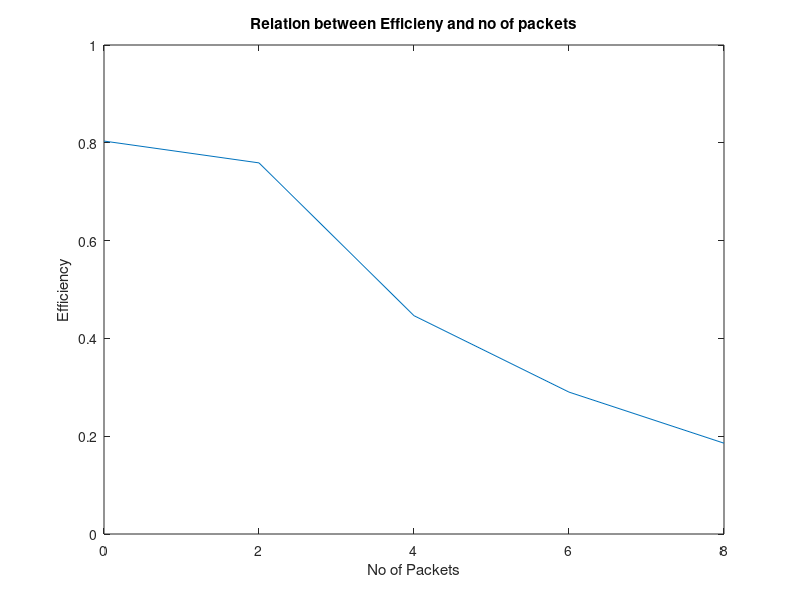
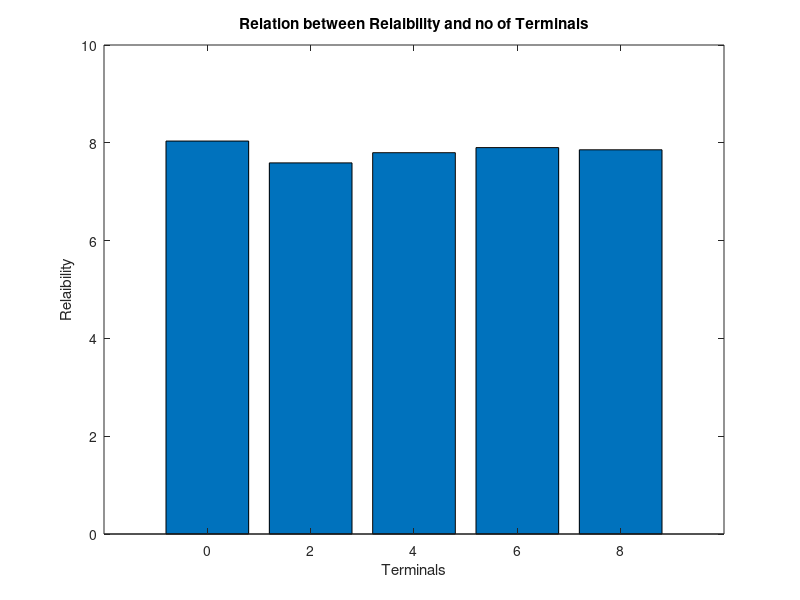
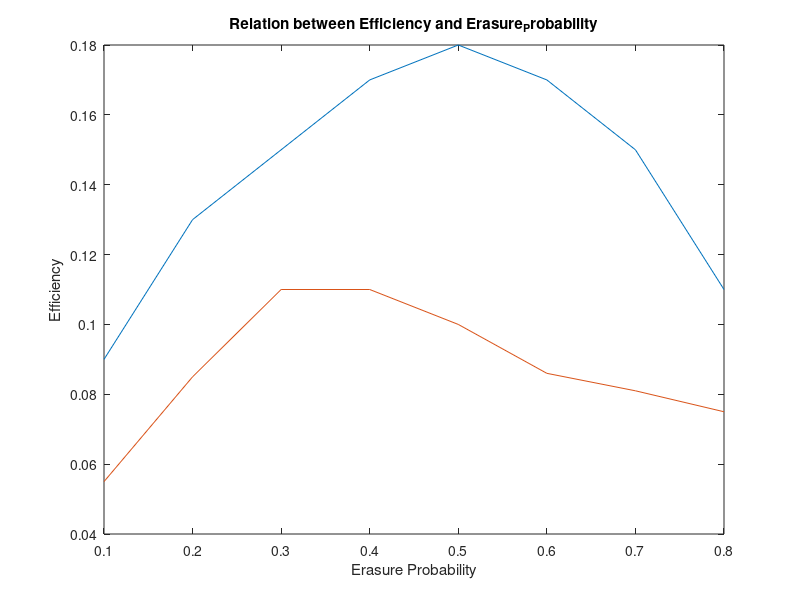
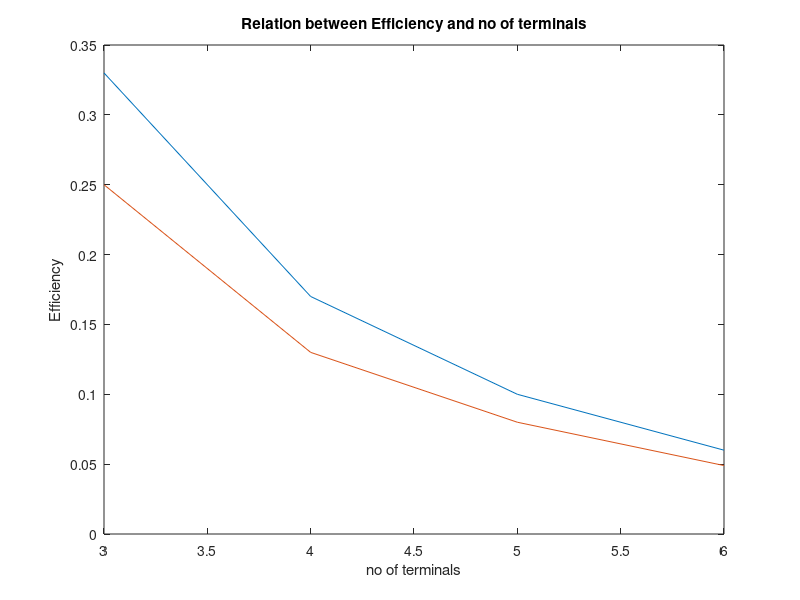

Write the MATLAB code that produced these figures, in order.
packet1=[0 0 0 1 0 1 0 1 0 1 0 1 0 1 1 1 0 1 1 0 0 1 1 1 1 0 0 0];
packet1_recieved=[0 1 1 0 0 0 0 1 0 1 0 1 1 1 1 1 0 1 1 0 0 1 1 1 1 0 0 0];

packet2=[1 0 1 1 0 1 0 1 0 1 0 1 0 1 1 1 0 1 1 0 1 1 1 1 1 0 0 0];
packet2_recieved=[0 1 1 0 0 0 0 1 0 1 0 1 1 1 1 1 0 1 1 0 0 1 1 1 1 0 0 0];

packet3=[0 0 0 1 0 1 0 1 0 1 0 1 0 1 1 1 0 1 1 0 0 1 1 1 1 1 0 0];
packet3_recieved=[0 1 1 0 0 0 0 1 0 1 0 1 1 1 1 1 1 1 1 0 0 1 0 1 1 0 0 0];

packet4=[1 1 0 1 1 1 0 0 0 0 0 1 0 1 1 1 0 1 1 0 0 1 1 1 1 0 0 0];
packet4_recieved=[0 1 1 0 0 1 1 1 0 1 0 1 1 1 1 1 0 1 1 0 0 1 1 1 1 0 0 0];

packet5=[0 1 1 1 0 1 0 1 0 1 1 1 0 1 1 1 1 1 1 0 0 1 1 1 1 0 0 0];
packet5_recieved=[0 1 1 0 0 0 0 1 0 1 0 0 0 1 1 1 0 1 1 0 0 1 1 1 1 0 0 0];

packet6=[0 1 1 1 0 1 0 1 0 0 0 1 0 1 1 1 0 1 1 1 0 1 1 1 1 0 0 0];
packet6_recieved=[0 1 1 0 0 0 0 1 0 1 0 1 1 1 1 1 0 1 1 0 0 1 1 1 1 0 0 0];

packet7=[0 0 0 1 0 1 0 1 0 1 0 1 0 1 1 1 0 1 1 0 0 1 1 1 1 0 0 0];
packet7_recieved=[0 1 1 0 0 1 1 1 0 1 0 1 0 0 1 1 0 1 1 0 0 1 1 1 1 0 0 0];

packet8=[0 0 0 1 0 1 0 1 0 1 0 1 0 1 1 1 0 1 1 0 0 1 1 1 1 0 0 0];
packet8_recieved=[0 1 1 0 0 1 0 0 0 1 0 1 1 1 1 1 0 1 1 0 0 1 1 1 1 0 0 0];

packet9=[0 0 0 1 0 1 0 1 0 1 0 1 0 1 1 1 0 1 1 0 0 1 1 1 1 0 0 0];
packet9_recieved=[0 1 1 0 1 1 1 1 0 1 0 1 1 1 1 1 0 1 1 0 0 1 1 1 1 0 0 0];

packet10=[0 0 0 1 1 1 0 1 1 1 0 1 0 1 1 1 0 1 1 0 0 1 1 1 1 0 0 0];
packet10_recieved=[0 1 1 0 1 1 1 1 0 1 0 0 0 0 1 1 0 1 1 0 0 1 1 1 1 0 0 0];


packet_send_2=[packet1,packet2];
packet_send_4=[packet1,packet2,packet3,packet4];
packet_send_6=[packet1,packet2,packet3,packet4,packet5,packet6];
packet_send_8=[packet1,packet2,packet3,packet4,packet5,packet6,packet7,packet9];
packet_send_10=[packet1,packet2,packet3,packet4,packet5,packet6,packet7,packet8,packet9,packet10];

packet_recieved_2=[packet1_recieved,packet2_recieved];
packet_recieved_4=[packet1_recieved,packet2_recieved,packet3_recieved,packet4_recieved];
packet_recieved_6=[packet1_recieved,packet2_recieved,packet3_recieved,packet4_recieved,packet5_recieved,packet6_recieved];
packet_recieved_8=[packet1_recieved,packet2_recieved,packet3_recieved,packet4_recieved,packet5_recieved,packet6_recieved,packet7_recieved,packet8_recieved];
packet_recieved_10=[packet1_recieved,packet2_recieved,packet3_recieved,packet4_recieved,packet5_recieved,packet6_recieved,packet7_recieved,packet8_recieved,packet9_recieved,packet10_recieved];




Error1=sum(xor(packet_send_2,packet_recieved_2));
Error2=sum(xor(packet_send_4,packet_recieved_4));
Error3=sum(xor(packet_send_6,packet_recieved_6));
Error4=sum(xor(packet_send_8,packet_recieved_8));
Error5=sum(xor(packet_send_10,packet_recieved_10));

 Efficiency1=(length(packet_send_2)-Error1)/length(packet_send_2);
 Efficiency2=(length(packet_send_4)-Error2)/length(packet_send_4);
 Efficiency3=(length(packet_send_4)-Error3)/length(packet_send_6);
 Efficiency4=(length(packet_send_4)-Error4)/length(packet_send_8);
 Efficiency5=(length(packet_send_4)-Error5)/length(packet_send_10);

Efficieny=[Efficiency1,Efficiency2,Efficiency3,Efficiency4,Efficiency5];
k=0:2:9;
figure;
plot(k,Efficieny);
title('Relation between Efficieny and no of packets');
xlabel('No of Packets') % x-axis label
ylabel('Efficiency') % y-axis label

Relaibility1=(sum(~xor(packet_send_2,packet_recieved_2))/length(packet_send_2))*10;
Relaibility2=(sum(~xor(packet_send_4,packet_recieved_4))/length(packet_send_4))*10;
Relaibility3=(sum(~xor(packet_send_6,packet_recieved_6))/length(packet_send_6))*10;
Relaibility4=(sum(~xor(packet_send_8,packet_recieved_8))/length(packet_send_8))*10;
Relaibility5=(sum(~xor(packet_send_10,packet_recieved_10))/length(packet_send_10))*10;

Relaibility=[Relaibility1,Relaibility2,Relaibility3,Relaibility4,Relaibility5];

figure;
bar(k,Relaibility);
title('Relation between Relaibility and no of Terminals');
xlabel('Terminals') % x-axis label
ylabel('Relaibility') % y-axis label

cons_Efficiency=[0.09,0.13,0.15,0.17,0.18,0.17,0.15,0.11];
Erasure_Probability=[0.1,0.2,0.3,0.4,0.5,0.6,0.7,0.8];

cons2_Efficiency=[0.055,0.085,0.11,0.11,0.10,0.086,0.081,0.075];

figure;
plot(Erasure_Probability,cons_Efficiency);
hold on
plot(Erasure_Probability,cons2_Efficiency);

title('Relation between Efficiency and Erasure_Probability');
xlabel('Erasure Probability') % x-axis label
ylabel('Efficiency') % y-axis label

Eff=[0.33,0.17,0.1,0.06];
Ideal_Eff=[0.25,0.13,0.08,0.049];
ter=[3,4,5,6];
figure;
plot(ter,Eff);
hold on
plot(ter,Ideal_Eff);

title('Relation between Efficiency and no of terminals');
xlabel('no of terminals') % x-axis label
ylabel('Efficiency') % y-axis label




